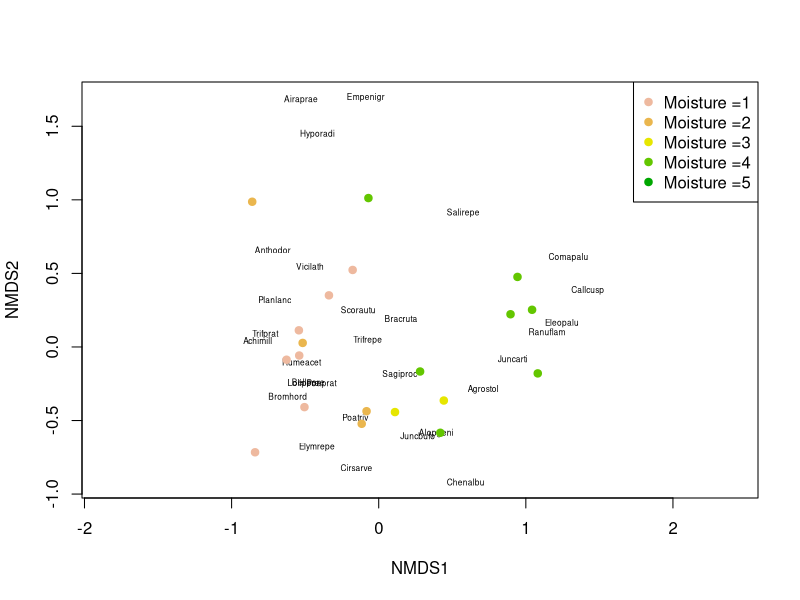
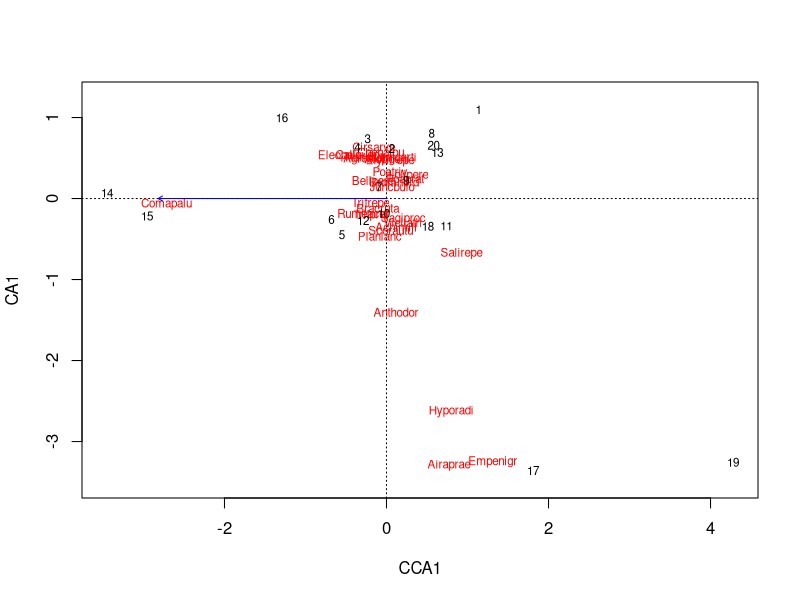

Write the R code that produced these figures, in order.
## ---- chunk 1

library(vegan)


library(vegan)
data(dune)
data(dune.env)
dune
## ---- chunk 2

dune_mds <- metaMDS(dune)

 plot(dune_mds, type='n')
 text(dune_mds, 'sp', cex=.5)
 # generate vector of colors 
 color_vect = rev(terrain.colors(6))[-1]
 points(dune_mds, 'sites', pch=19, 
        col=color_vect[dune.env$Moisture])
 legend('topright', paste("Moisture =", 1:5, sep=''), 
        col=color_vect, pch=19)
        
## ---- chunk 3

cca_moisture = cca(dune ~ Moisture , data = dune.env)
RsquareAdj(cca_moisture, 100)

cca_dune = cca(dune, dune.env$A1, dune.env$Moisture, dune.env$Management, dune.env$Use, dune.env$Manure, data = dune.env)
RsquareAdj(cca_dune)

cca_A1 = cca(dune ~ A1 , data = dune.env)
RsquareAdj(cca_A1, 100)
cca_management = cca(dune ~ Management, data = dune.env)
RsquareAdj(cca_management, 100)
cca_use = cca(dune ~ Use , data = dune.env)
RsquareAdj(cca_use, 100)
cca_manure = cca(dune ~ Manure , data = dune.env)
RsquareAdj(cca_manure, 100)

plot(cca_dune)

